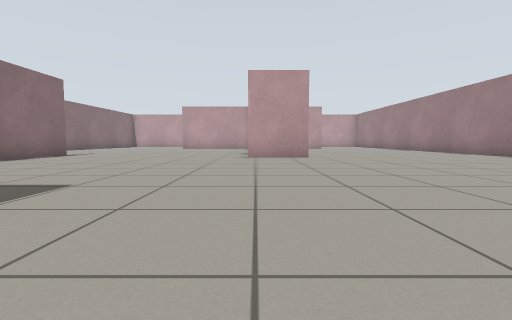
[1] (above)

19 first-person views from a walk through a Gazebo world. The camera is 0.5 m above the floor, tilts 4° down and sees 85° across. The floor is counted in squares, 1 m on a side. Each view is taken from the middle of a square. On the plan, view 1 faces up. The plan holds only what a view shows up to about 9 squares ahead; the rest is blank.

[2]
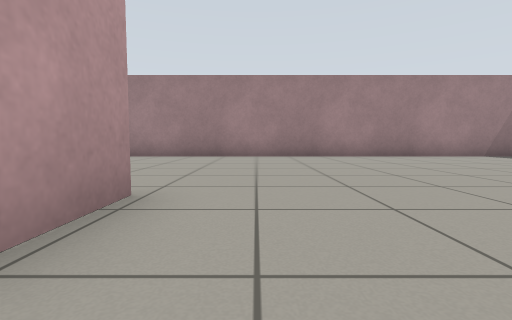

[3]
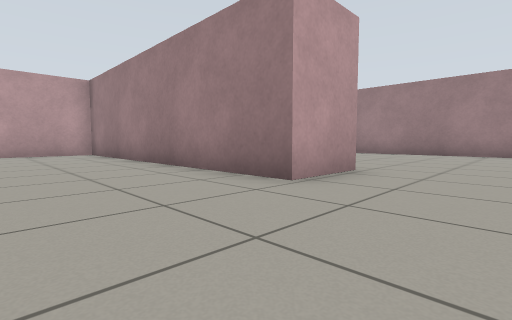

[4]
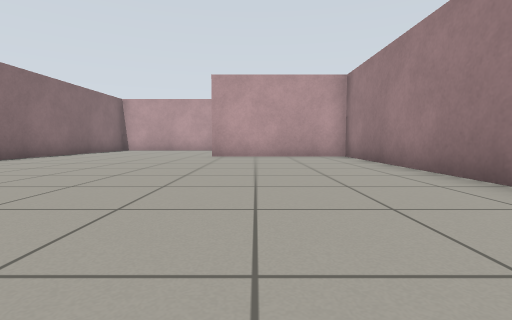

[5]
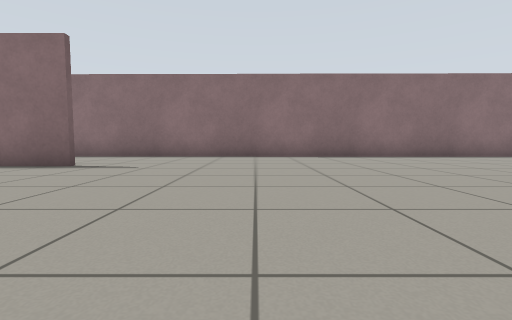

[6]
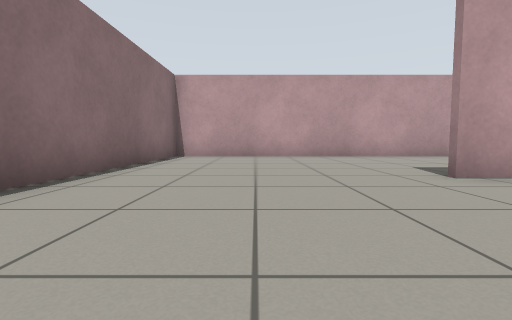

[7]
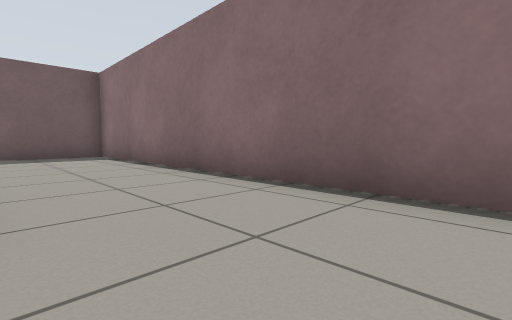

[8]
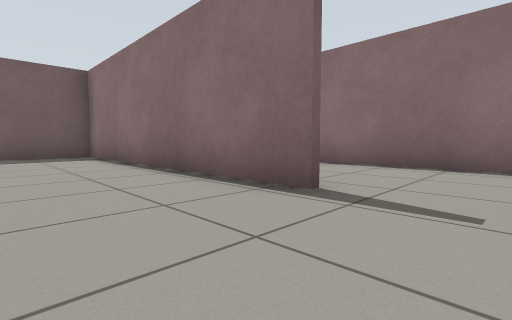

[9]
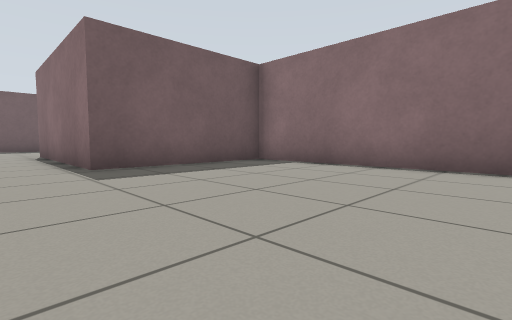

[10]
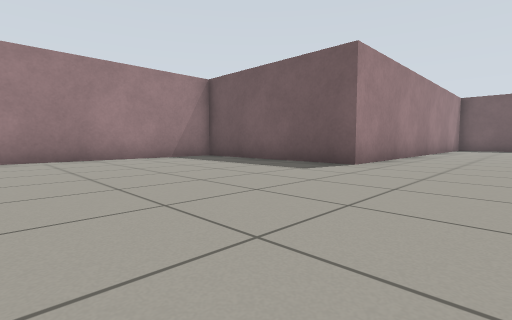

[11]
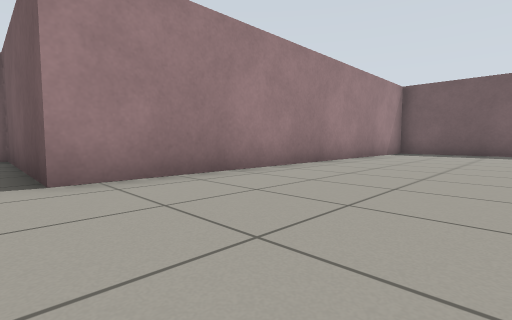

[12]
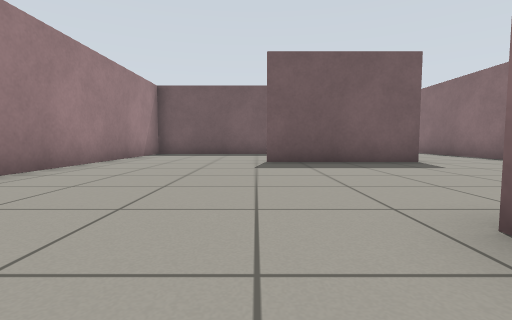

[13]
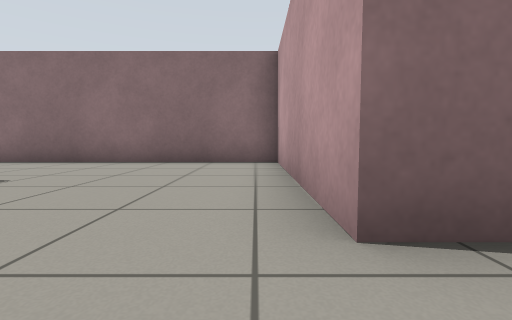

[14]
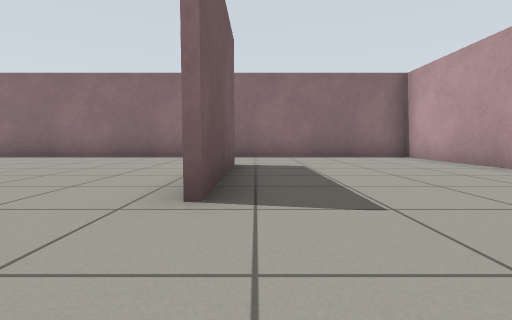

[15]
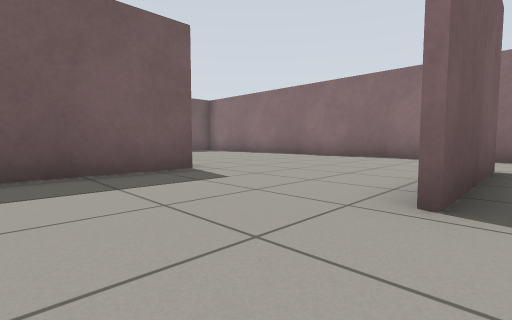

[16]
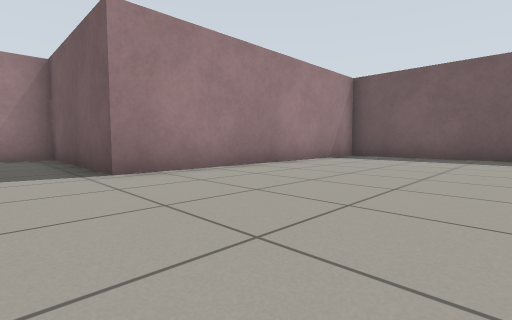

[17]
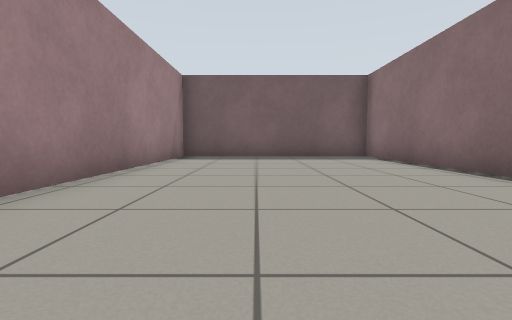

[18]
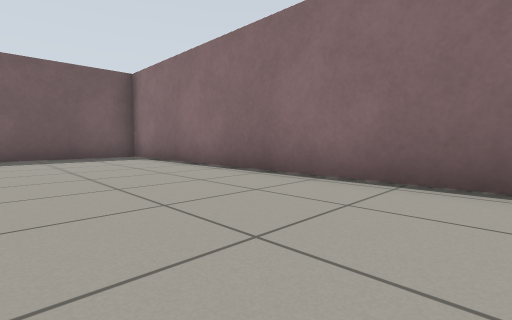

[19]
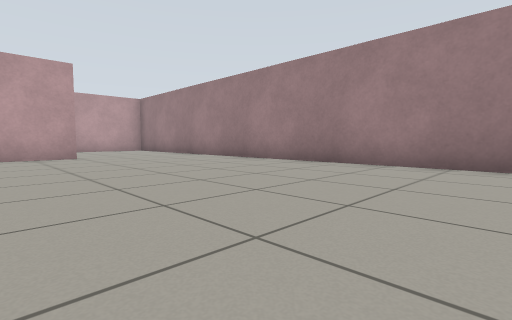

### Floor plan
Points are (right, up) in squares from view 1. A wall is a line through its corners. A room is listed if a view was taken in it or the views show most of it. See-through windows are left out.
Room 1 (views 1, 2, 3, 4, 5, 6, 7, 8, 9, 10, 11, 12, 13, 14, 15, 16, 17, 18, 19)
walls: (1.6, 8.1) (-0.2, 8.1) (-0.2, 16.7) (-4.4, 16.7); (-6.4, 9.5) (-6.4, 1.8); (4, 16.7) (2.4, 16.7); (-4.9, -8.4) (-1.2, -8.4); (-0.9, 21.7) (-9.5, 21.7) (-9.7, 1.7) (-2.3, 1.7) (-2.3, -3.5) (-7.4, -3.5) (-7.4, -19.7) (-1.7, -19.7) (-1.7, -12.4) (2.6, -12.4) (2.6, -1.5) (7.7, -1.5) (7.7, 15.2)

Where each view was taken, in squares from view 1:
view 1: 0 up, 0 right, facing up
view 2: 7 up, 1 left, facing right
view 3: 6 up, 3 left, facing up-right
view 4: 8 up, 3 left, facing up
view 5: 13 up, 1 left, facing left
view 6: 13 up, 7 left, facing up
view 7: 11 up, 7 left, facing down-left
view 8: 11 up, 4 left, facing down-left
view 9: 7 up, 1 left, facing down-left
view 10: 4 up, 0 right, facing down-right
view 11: 1 down, 1 left, facing down-right
view 12: 2 down, 1 left, facing down
view 13: 4 down, 1 left, facing left
view 14: 8 down, 1 right, facing left
view 15: 8 down, 1 right, facing down-left
view 16: 11 down, 6 left, facing down-right
view 17: 11 down, 4 left, facing down
view 18: 11 down, 4 left, facing down-left
view 19: 8 up, 2 right, facing up-right
